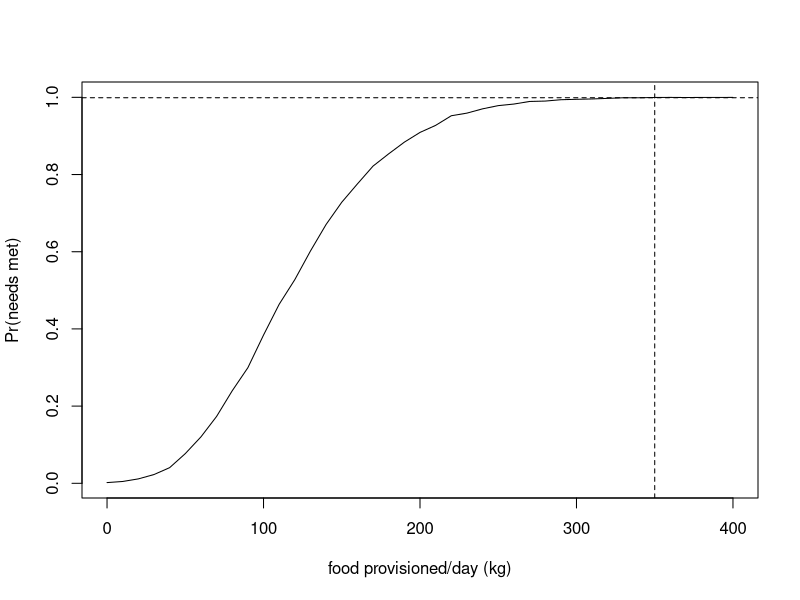

This figure's R source:
##################################
## whale shark energetics model ##
## Corey Bradshaw 13.10.2022    ##
##################################

###################################################################################################################
## accompanies paper:                                                                                            ##
## BARRY, C, C LEGASPI, TM CLARKE, G ARAUJO, CJA BRADSHAW, AC GLEISS, L MEYER, A PONZO, C HUVENEERS. In review.  ##
## A new approach to evaluate the energetic cost of whale shark tourism. Biological Conservation                 ##
###################################################################################################################

# fixed deterministic parameters
tmpR <- 25 # temperature at routine (ºC)
tmpP <- 30 # temperature at provisioning (ºC)
tmpCoef <- 2.64 # temperature coefficient
RMR2SMR <- 1.459854 # RMR/SMR ratio

# deterministic parameters with uncertainties
actRmn <- 0.01294 # routine activity
actRsd <- 0.001045037
actPmn <- 0.02453 # provisioning activity
actPsd <- 0.005184831
EdensPMmn <- 1.357 # energy density of provisioned meal (kj/g wet weight) (Motta, et al. 2010)
EdensPMsd <- 0.084 # (Motta, et al. 2010)
SMRexpmn <- 0.8406 # SMR scaling exponent
SMRexpsd <- 0.0271

# length-mass relationship
WSLmn <- 5.5 # whale shark length (m)
WSLsd <- 1.3
WSLMexp <- 2.862 # mass-length exponent (Hsu et al. 2012)
WSmassCalc <- 1000*12.1*WSLmn^WSLMexp # calculated mass (g) (test with mean)

# deterministic (mean) calculations
SMR15int <- 1.1366 # SMR15 intercept
SMR15 <- exp(SMRexpmn*log(WSmassCalc)-SMR15int) # SMR at 15 ºC
SMRnp <- tmpCoef^(1/(10/(tmpR-15)))*SMR15 # SMR (non-provisioned) (mg O2 h-1)
MRnp <- SMRnp*RMR2SMR # MR- (non-provisioned) (mg O2 h-1)
O2np <- SMRnp*(RMR2SMR-1) # O2 for activity (non-provisioned) (mg O2 h-1)
O2p <- O2np/actRmn*actPmn # O2 for activity (provisioned) (mg O2 h-1)
SMRp <- tmpCoef^(1/(10/(tmpP-15)))*SMR15 # SMR (provisioned) (mg O2 h-1)
MRp <- O2p+SMRp # MR (provisioned) (mg O2 h-1)
dO2cons <- MRp - MRnp # Δ oxygen consumption/hour (mg O2 h-1)
Eeqh <- dO2cons/1000*13.6 # energy equivalent (kJ) per hour
Ewastage <- 0.73
Beqh <- (Eeqh/EdensPMmn)/Ewastage # biomass equivalent (g of fish) per hour

# number of whale sharks in area
# 12.7 ± 4.3 SD individual whale sharks seen in survey area daily,
# with max presence 26 individuals (Aug 10 2013) (Araujo, et al. 2014)
Nws.daily.mn <- 12.7
Nws.daily.sd <- 4.3

# duration of tourism operation (hours)
tour.dur.min <- 4
tour.dur.max <- 6

# sea-surface temperatures
setwd("~/Documents/Papers/Fish/Sharks/Whale sharks/Energy")
SSTdat <- read.csv("SST.csv", header=T)

# food provision vector (0-400 kg), in 10 kg increments
prov.vec <- seq(0,400,10)


####################
## stochastic run ##
####################

iter <- 10000 # number of iterations per provision increment

# cycle through provisioning vector
prob.needs.met <- rep(NA,length(prov.vec)) # storage vector
for (p in 1:length(prov.vec)) {

  needs.met <- rep(NA,iter) # storage vector
  for (i in 1:iter) {
    # GENERATE NUMBER OF SHARKS ON DAY
    nWSday.it <- round(rnorm(1, mean=Nws.daily.mn, sd=Nws.daily.sd),0)
    nWSday.it <- ifelse(nWSday.it < 0, 0, nWSday.it)
    
    # GENERATE LENGTH DISTRIBUTION OF THOSE SHARKS
    lenDISTday.it <- rnorm(nWSday.it, mean=WSLmn, sd=WSLsd)
    
    # TRANSLATE LENGTHS TO MASSES (g)
    massDISTday.it <- 1000*12.1*lenDISTday.it^WSLMexp
    
    # SAMPLE A TEMPERATURE FOR THIS DAY
    tmpDAY <- sample(SSTdat$monthSSTmn,1,replace=T)
    
    # APPLY AN ACTIVITY TO EACH SHARK
    actRindDAY <- rnorm(nWSday.it, mean=actRmn, sd=actRsd) # routine
    actPindDAY <- rnorm(nWSday.it, mean=actPmn, sd=actPsd) # provisioning
    
    # SMR15 FOR EACH SHARK
    # SMR scaling expoonent for each shark
    SMRexpIND <- rnorm(nWSday.it, mean=SMRexpmn, sd=SMRexpsd)
    
    SMR15indDAY <- rep(NA,nWSday.it)
    for (w in 1:nWSday.it) {
      SMR15indDAY[w] <- exp(SMRexpIND[w]*log(massDISTday.it[w])-SMR15int)  
    }
    
    # SMR NON-PROVISIONED
    SMRnp.vec <- tmpCoef^(1/(10/(tmpR-15)))*SMR15indDAY
    
    # MR NON-PROVISIONED
    MRnp.vec <- SMRnp.vec*RMR2SMR
    
    # O2 NON-PROVISIONED
    O2np.vec <- SMRnp.vec*(RMR2SMR-1) # O2 for activity (non-provisioned) (mg O2 h-1)
    
    # O2 FOR ACTIVITY (PROVISIONED)
    O2p.vec <- O2np.vec/actRindDAY*actPindDAY
    
    # SMR (PROVISIONED)
    SMRp.vec <- tmpCoef^(1/(10/(tmpDAY-15)))*SMR15indDAY
    
    # MR (PROVISIONED)
    MRp.vec <- O2p.vec + SMRp.vec 
    
    # Δ 02 CONSUMPTION/HOUR
    dO2cons.vec <- MRp.vec - MRnp.vec
    
    # # energy equivalent (kJ) per hour
    Eeqh.vec <- dO2cons.vec/1000*13.6 
    
    # ENERGY DENSITY OF FOOD PROVIDED THAT DAY
    EdensPMday <- rnorm(1,mean=EdensPMmn,sd=EdensPMsd)
    
    # BIOMASS EQUIVALENT (g FISH) PER HOUR REQUIRED TO BREAK EVEN
    Beqh.vec <- (Eeqh.vec/EdensPMday)/Ewastage 
    
    # MULTIPLY BIOMASS EQUIVALENT BY NUMBER OF HOURS OF OPERATION
    opDAY <- runif(1, min=tour.dur.min, max=tour.dur.max)
    Beq.vec <- Beqh.vec*opDAY
    
    # TOTAL AMOUNT OF FISH NEEDED TO BREAK EVEN ACROSS ALL SHARKS THIS DAY (kg)
    BeqTOT <- sum(Beq.vec, na.rm=T)/1000
    
    # DID AMOUNT OF FISH ACTUALLY SUPPLIED PER DAY MEET THE MINIMUM REQUIREMENT?
    needs.met[i] <- ifelse(BeqTOT <= prov.vec[p], 1, 0)
    
  } # end i
  
  prob.needs.met[p] <- sum(needs.met)/length(na.omit(needs.met))
  print(paste("food provided/day = ", prov.vec[p], " (kg)", sep=""))
  
} # end p

plot(prov.vec, prob.needs.met,type="l", xlab="food provisioned/day (kg)", ylab="Pr(needs met)")
abline(h=0.999, lty=2)
abline(v=prov.vec[min(which(prob.needs.met >= 0.999))], lty=2)
prov.vec[min(which(prob.needs.met >= 0.999))] # mass (kg) of food where Pr >= 0.999 that whale sharks' energetic needs are met

